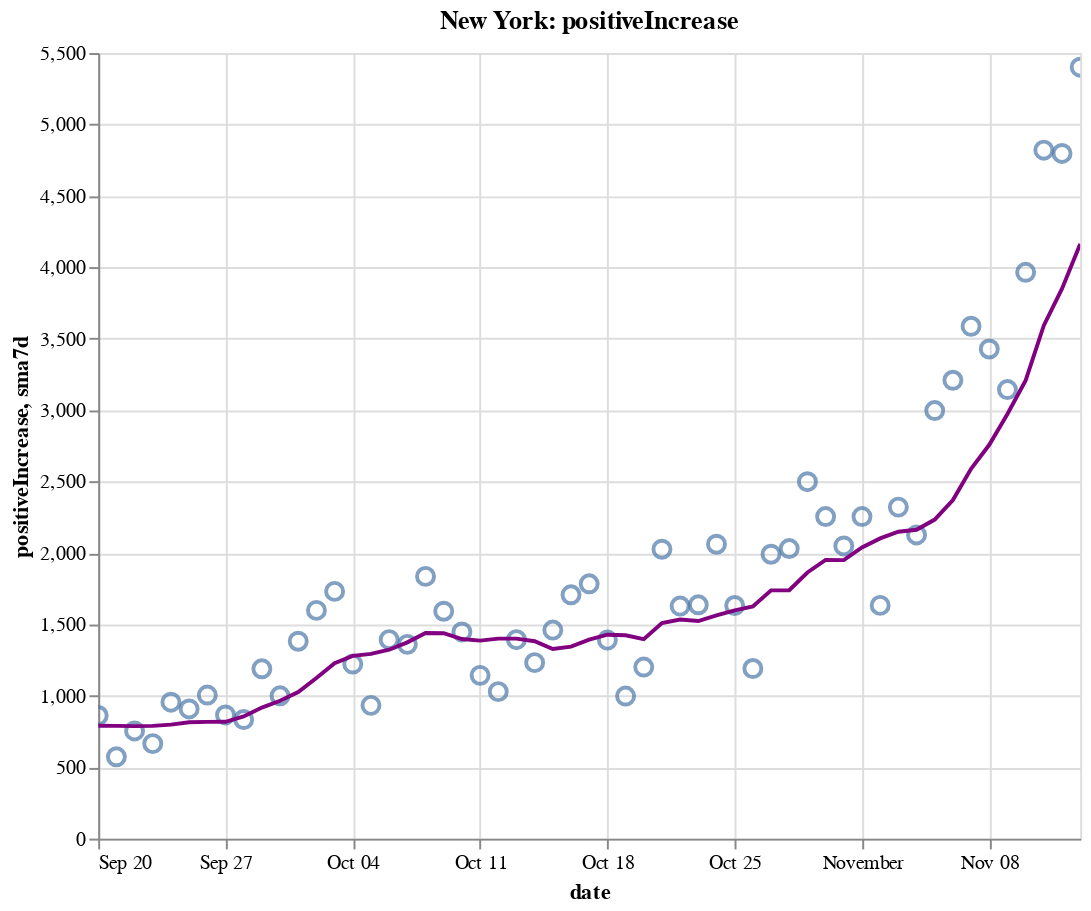

The notebook cell this image was saved under:
### Code cell
create_plot(ny, 'positiveIncrease')

### Figure 1 — Vega-Lite specification as saved in the notebook (floating-point values rounded to 4 significant figures)
{"config": {"view": {"continuousWidth": 400, "continuousHeight": 300}}, "layer": [{"layer": [{"mark": {"type": "point", "size": 75}, "encoding": {"tooltip": [{"type": "temporal", "field": "date"}, {"type": "quantitative", "field": "positiveIncrease"}, {"type": "quantitative", "field": "sma7d"}], "x": {"type": "temporal", "field": "date"}, "y": {"type": "quantitative", "field": "positiveIncrease"}}, "selection": {"selector008": {"type": "interval", "bind": "scales", "encodings": ["x", "y"]}}}, {"mark": {"type": "line", "color": "purple"}, "encoding": {"x": {"type": "temporal", "field": "date"}, "y": {"type": "quantitative", "field": "sma7d"}}}]}, {"mark": {"type": "rule", "color": "#aaa"}, "encoding": {"x": {"type": "temporal", "field": "date"}}, "transform": [{"filter": {"selection": "selector007"}}]}, {"mark": "circle", "encoding": {"opacity": {"condition": {"value": 1, "selection": "selector007"}, "value": 0}, "tooltip": [{"type": "temporal", "field": "date"}, {"type": "quantitative", "field": "positiveIncrease"}, {"type": "quantitative", "field": "sma7d"}], "x": {"type": "temporal", "field": "date"}, "y": {"type": "quantitative", "field": "positiveIncrease"}}, "selection": {"selector007": {"type": "single", "encodings": ["x"], "on": "mouseover", "nearest": true, "empty": "none"}}}, {"mark": {"type": "text", "align": "left", "dx": 5, "dy": -5, "stroke": "white", "strokeWidth": 2}, "encoding": {"text": {"type": "quantitative", "field": "positiveIncrease"}, "tooltip": [{"type": "temporal", "field": "date"}, {"type": "quantitative", "field": "positiveIncrease"}, {"type": "quantitative", "field": "sma7d"}], "x": {"type": "temporal", "field": "date"}, "y": {"type": "quantitative", "field": "positiveIncrease"}}, "transform": [{"filter": {"selection": "selector007"}}]}, {"mark": {"type": "text", "align": "left", "dx": 5, "dy": -5}, "encoding": {"text": {"type": "quantitative", "field": "positiveIncrease"}, "tooltip": [{"type": "temporal", "field": "date"}, {"type": "quantitative", "field": "positiveIncrease"}, {"type": "quantitative", "field": "sma7d"}], "x": {"type": "temporal", "field": "date"}, "y": {"type": "quantitative", "field": "positiveIncrease"}}, "transform": [{"filter": {"selection": "selector007"}}]}], "data": {"name": "data-5098cd190c0d473815ecb9a06a0f05f4"}, "height": 400, "title": "New York: positiveIncrease", "width": 500, "$schema": "https://vega.github.io/schema/vega-lite/v4.8.1.json", "datasets": {"data-5098cd190c0d473815ecb9a06a0f05f4": [{"date": "2020-09-20T00:00:00", "totalTestResultsIncrease": 100400.0, "positiveIncrease": 862.0, "death": 25430.0, "deathIncrease": 2.0, "positiveRate": 0.009, "state": "New York", "sma7d": 790.7}, {"date": "2020-09-21T00:00:00", "totalTestResultsIncrease": 58320.0, "positiveIncrease": 573.0, "death": 25430.0, "deathIncrease": 1.0, "positiveRate": 0.01, "state": "New York", "sma7d": 789.3}, {"date": "2020-09-22T00:00:00", "totalTestResultsIncrease": 84000.0, "positiveIncrease": 754.0, "death": 25430.0, "deathIncrease": 4.0, "positiveRate": 0.009, "state": "New York", "sma7d": 787.6}, {"date": "2020-09-23T00:00:00", "totalTestResultsIncrease": 70930.0, "positiveIncrease": 665.0, "death": 25440.0, "deathIncrease": 5.0, "positiveRate": 0.009, "state": "New York", "sma7d": 789.4}, {"date": "2020-09-24T00:00:00", "totalTestResultsIncrease": 92950.0, "positiveIncrease": 955.0, "death": 25440.0, "deathIncrease": 2.0, "positiveRate": 0.01, "state": "New York", "sma7d": 797.9}, {"date": "2020-09-25T00:00:00", "totalTestResultsIncrease": 94820.0, "positiveIncrease": 908.0, "death": 25450.0, "deathIncrease": 7.0, "positiveRate": 0.01, "state": "New York", "sma7d": 814.7}, {"date": "2020-09-26T00:00:00", "totalTestResultsIncrease": 99950.0, "positiveIncrease": 1005.0, "death": 25450.0, "deathIncrease": 4.0, "positiveRate": 0.01, "state": "New York", "sma7d": 817.4}, {"date": "2020-09-27T00:00:00", "totalTestResultsIncrease": 84770.0, "positiveIncrease": 866.0, "death": 25460.0, "deathIncrease": 6.0, "positiveRate": 0.01, "state": "New York", "sma7d": 818.0}, {"date": "2020-09-28T00:00:00", "totalTestResultsIncrease": 52940.0, "positiveIncrease": 834.0, "death": 25470.0, "deathIncrease": 12.0, "positiveRate": 0.016, "state": "New York", "sma7d": 855.3}, {"date": "2020-09-29T00:00:00", "totalTestResultsIncrease": 88230.0, "positiveIncrease": 1189.0, "death": 25470.0, "deathIncrease": 2.0, "positiveRate": 0.013, "state": "New York", "sma7d": 917.4}, {"date": "2020-09-30T00:00:00", "totalTestResultsIncrease": 97960.0, "positiveIncrease": 1000.0, "death": 25480.0, "deathIncrease": 9.0, "positiveRate": 0.01, "state": "New York", "sma7d": 965.3}, {"date": "2020-10-01T00:00:00", "totalTestResultsIncrease": 109200.0, "positiveIncrease": 1382.0, "death": 25490.0, "deathIncrease": 11.0, "positiveRate": 0.013, "state": "New York", "sma7d": 1026.0}, {"date": "2020-10-02T00:00:00", "totalTestResultsIncrease": 119500.0, "positiveIncrease": 1598.0, "death": 25500.0, "deathIncrease": 7.0, "positiveRate": 0.013, "state": "New York", "sma7d": 1125.0}, {"date": "2020-10-03T00:00:00", "totalTestResultsIncrease": 134300.0, "positiveIncrease": 1731.0, "death": 25500.0, "deathIncrease": 8.0, "positiveRate": 0.013, "state": "New York", "sma7d": 1229.0}, {"date": "2020-10-04T00:00:00", "totalTestResultsIncrease": 110300.0, "positiveIncrease": 1222.0, "death": 25520.0, "deathIncrease": 14.0, "positiveRate": 0.011, "state": "New York", "sma7d": 1279.0}, {"date": "2020-10-05T00:00:00", "totalTestResultsIncrease": 76400.0, "positiveIncrease": 933.0, "death": 25530.0, "deathIncrease": 8.0, "positiveRate": 0.012, "state": "New York", "sma7d": 1294.0}, {"date": "2020-10-06T00:00:00", "totalTestResultsIncrease": 96360.0, "positiveIncrease": 1393.0, "death": 25540.0, "deathIncrease": 9.0, "positiveRate": 0.014, "state": "New York", "sma7d": 1323.0}, {"date": "2020-10-07T00:00:00", "totalTestResultsIncrease": 108200.0, "positiveIncrease": 1360.0, "death": 25540.0, "deathIncrease": 9.0, "positiveRate": 0.013, "state": "New York", "sma7d": 1374.0}, {"date": "2020-10-08T00:00:00", "totalTestResultsIncrease": 145800.0, "positiveIncrease": 1836.0, "death": 25560.0, "deathIncrease": 10.0, "positiveRate": 0.013, "state": "New York", "sma7d": 1439.0}, {"date": "2020-10-09T00:00:00", "totalTestResultsIncrease": 139300.0, "positiveIncrease": 1592.0, "death": 25560.0, "deathIncrease": 6.0, "positiveRate": 0.011, "state": "New York", "sma7d": 1438.0}, {"date": "2020-10-10T00:00:00", "totalTestResultsIncrease": 134600.0, "positiveIncrease": 1447.0, "death": 25570.0, "deathIncrease": 8.0, "positiveRate": 0.011, "state": "New York", "sma7d": 1398.0}, {"date": "2020-10-11T00:00:00", "totalTestResultsIncrease": 118300.0, "positiveIncrease": 1143.0, "death": 25570.0, "deathIncrease": 5.0, "positiveRate": 0.01, "state": "New York", "sma7d": 1386.0}, {"date": "2020-10-12T00:00:00", "totalTestResultsIncrease": 91790.0, "positiveIncrease": 1029.0, "death": 25590.0, "deathIncrease": 13.0, "positiveRate": 0.011, "state": "New York", "sma7d": 1400.0}, {"date": "2020-10-13T00:00:00", "totalTestResultsIncrease": 99070.0, "positiveIncrease": 1393.0, "death": 25600.0, "deathIncrease": 11.0, "positiveRate": 0.014, "state": "New York", "sma7d": 1400.0}, {"date": "2020-10-14T00:00:00", "totalTestResultsIncrease": 111700.0, "positiveIncrease": 1232.0, "death": 25600.0, "deathIncrease": 7.0, "positiveRate": 0.011, "state": "New York", "sma7d": 1382.0}, {"date": "2020-10-15T00:00:00", "totalTestResultsIncrease": 133200.0, "positiveIncrease": 1460.0, "death": 25620.0, "deathIncrease": 13.0, "positiveRate": 0.011, "state": "New York", "sma7d": 1328.0}, {"date": "2020-10-16T00:00:00", "totalTestResultsIncrease": 136000.0, "positiveIncrease": 1707.0, "death": 25630.0, "deathIncrease": 10.0, "positiveRate": 0.013, "state": "New York", "sma7d": 1344.0}, {"date": "2020-10-17T00:00:00", "totalTestResultsIncrease": 160000.0, "positiveIncrease": 1784.0, "death": 25640.0, "deathIncrease": 9.0, "positiveRate": 0.011, "state": "New York", "sma7d": 1393.0}, {"date": "2020-10-18T00:00:00", "totalTestResultsIncrease": 128800.0, "positiveIncrease": 1390.0, "death": 25640.0, "deathIncrease": 7.0, "positiveRate": 0.011, "state": "New York", "sma7d": 1428.0}, {"date": "2020-10-19T00:00:00", "totalTestResultsIncrease": 82010.0, "positiveIncrease": 998.0, "death": 25660.0, "deathIncrease": 15.0, "positiveRate": 0.012, "state": "New York", "sma7d": 1423.0}, {"date": "2020-10-20T00:00:00", "totalTestResultsIncrease": 90540.0, "positiveIncrease": 1201.0, "death": 25670.0, "deathIncrease": 13.0, "positiveRate": 0.013, "state": "New York", "sma7d": 1396.0}, {"date": "2020-10-21T00:00:00", "totalTestResultsIncrease": 124800.0, "positiveIncrease": 2026.0, "death": 25680.0, "deathIncrease": 7.0, "positiveRate": 0.016, "state": "New York", "sma7d": 1509.0}, {"date": "2020-10-22T00:00:00", "totalTestResultsIncrease": 135300.0, "positiveIncrease": 1628.0, "death": 25690.0, "deathIncrease": 15.0, "positiveRate": 0.012, "state": "New York", "sma7d": 1533.0}, {"date": "2020-10-23T00:00:00", "totalTestResultsIncrease": 141500.0, "positiveIncrease": 1637.0, "death": 25700.0, "deathIncrease": 11.0, "positiveRate": 0.012, "state": "New York", "sma7d": 1523.0}, {"date": "2020-10-24T00:00:00", "totalTestResultsIncrease": 156900.0, "positiveIncrease": 2061.0, "death": 25720.0, "deathIncrease": 13.0, "positiveRate": 0.013, "state": "New York", "sma7d": 1563.0}, {"date": "2020-10-25T00:00:00", "totalTestResultsIncrease": 120800.0, "positiveIncrease": 1632.0, "death": 25730.0, "deathIncrease": 12.0, "positiveRate": 0.014, "state": "New York", "sma7d": 1598.0}, {"date": "2020-10-26T00:00:00", "totalTestResultsIncrease": 82120.0, "positiveIncrease": 1191.0, "death": 25740.0, "deathIncrease": 12.0, "positiveRate": 0.015, "state": "New York", "sma7d": 1625.0}, {"date": "2020-10-27T00:00:00", "totalTestResultsIncrease": 111600.0, "positiveIncrease": 1991.0, "death": 25760.0, "deathIncrease": 16.0, "positiveRate": 0.018, "state": "New York", "sma7d": 1738.0}, {"date": "2020-10-28T00:00:00", "totalTestResultsIncrease": 129700.0, "positiveIncrease": 2031.0, "death": 25770.0, "deathIncrease": 15.0, "positiveRate": 0.016, "state": "New York", "sma7d": 1739.0}, {"date": "2020-10-29T00:00:00", "totalTestResultsIncrease": 168400.0, "positiveIncrease": 2499.0, "death": 25790.0, "deathIncrease": 19.0, "positiveRate": 0.015, "state": "New York", "sma7d": 1863.0}, {"date": "2020-10-30T00:00:00", "totalTestResultsIncrease": 146900.0, "positiveIncrease": 2255.0, "death": 25800.0, "deathIncrease": 12.0, "positiveRate": 0.015, "state": "New York", "sma7d": 1951.0}, {"date": "2020-10-31T00:00:00", "totalTestResultsIncrease": 137000.0, "positiveIncrease": 2049.0, "death": 25810.0, "deathIncrease": 3.0, "positiveRate": 0.015, "state": "New York", "sma7d": 1950.0}, {"date": "2020-11-01T00:00:00", "totalTestResultsIncrease": 148900.0, "positiveIncrease": 2255.0, "death": 25820.0, "deathIncrease": 17.0, "positiveRate": 0.015, "state": "New York", "sma7d": 2039.0}, {"date": "2020-11-02T00:00:00", "totalTestResultsIncrease": 96100.0, "positiveIncrease": 1633.0, "death": 25840.0, "deathIncrease": 14.0, "positiveRate": 0.017, "state": "New York", "sma7d": 2102.0}, {"date": "2020-11-03T00:00:00", "totalTestResultsIncrease": 127900.0, "positiveIncrease": 2321.0, "death": 25850.0, "deathIncrease": 15.0, "positiveRate": 0.018, "state": "New York", "sma7d": 2149.0}, {"date": "2020-11-04T00:00:00", "totalTestResultsIncrease": 133500.0, "positiveIncrease": 2126.0, "death": 25870.0, "deathIncrease": 15.0, "positiveRate": 0.016, "state": "New York", "sma7d": 2163.0}, {"date": "2020-11-05T00:00:00", "totalTestResultsIncrease": 161000.0, "positiveIncrease": 2997.0, "death": 25890.0, "deathIncrease": 24.0, "positiveRate": 0.019, "state": "New York", "sma7d": 2234.0}, {"date": "2020-11-06T00:00:00", "totalTestResultsIncrease": 160700.0, "positiveIncrease": 3209.0, "death": 25910.0, "deathIncrease": 18.0, "positiveRate": 0.02, "state": "New York", "sma7d": 2370.0}, {"date": "2020-11-07T00:00:00", "totalTestResultsIncrease": 163300.0, "positiveIncrease": 3587.0, "death": 25930.0, "deathIncrease": 18.0, "positiveRate": 0.022, "state": "New York", "sma7d": 2590.0}, {"date": "2020-11-08T00:00:00", "totalTestResultsIncrease": 145600.0, "positiveIncrease": 3428.0, "death": 25950.0, "deathIncrease": 19.0, "positiveRate": 0.024, "state": "New York", "sma7d": 2757.0}, {"date": "2020-11-09T00:00:00", "totalTestResultsIncrease": 111400.0, "positiveIncrease": 3144.0, "death": 25970.0, "deathIncrease": 26.0, "positiveRate": 0.028, "state": "New York", "sma7d": 2973.0}, {"date": "2020-11-10T00:00:00", "totalTestResultsIncrease": 128000.0, "positiveIncrease": 3965.0, "death": 26000.0, "deathIncrease": 32.0, "positiveRate": 0.031, "state": "New York", "sma7d": 3208.0}, {"date": "2020-11-11T00:00:00", "totalTestResultsIncrease": 164300.0, "positiveIncrease": 4820.0, "death": 26030.0, "deathIncrease": 21.0, "positiveRate": 0.029, "state": "New York", "sma7d": 3593.0}, {"date": "2020-11-12T00:00:00", "totalTestResultsIncrease": 162600.0, "positiveIncrease": 4797.0, "death": 26060.0, "deathIncrease": 29.0, "positiveRate": 0.029, "state": "New York", "sma7d": 3850.0}, {"date": "2020-11-13T00:00:00", "totalTestResultsIncrease": 203700.0, "positiveIncrease": 5401.0, "death": 26080.0, "deathIncrease": 24.0, "positiveRate": 0.027, "state": "New York", "sma7d": 4163.0}]}}
